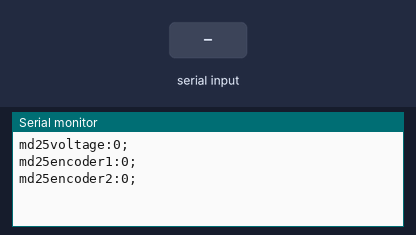
This sketch was run on a simulated Arduino Mega 2560, built with avr-gcc and run on an emulated ATmega2560. Parts: the last lines printed to the serial monitor. The test bench sets the inputs (shaded band).

Above: at 1.2 s.
1.3 s: "1" received over Serial
At 2.36 s:
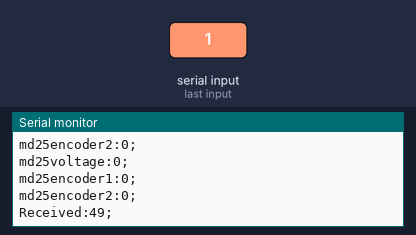
3.7 s: "0" received over Serial
At 4.6 s:
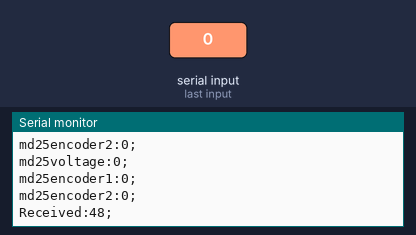

The sketch:

testmd25Library.ino
```cpp
#include "Md25/Md25.cpp"

md25 md25_(Serial1);

void setup(){
    Serial1.begin(38400);
    Serial.begin(9600);
}

void loop(){
    md25_.updateElectricalData();
    delay(10);
    md25_.updateEncorder();
    delay(10);
    Serial.print("md25voltage:");
    Serial.print(md25_.getVoltage());
    Serial.println(";");
    Serial.print("md25encoder1:");
    Serial.print(md25_.getEncoder(motor1));
    Serial.println(";");
    Serial.print("md25encoder2:");
    Serial.print(md25_.getEncoder(motor2));
    Serial.println(";");
    delay(1000);
    if(Serial.available()){
        Serial.print("Received:");
        while(Serial.available()){
            Serial.print(Serial.read());
        }
        Serial.println(";");
    }
}
```

Measured:
- after the input at 1.3 s, the serial monitor: prints a new line after 0.94 s (image 1)
- after the input at 3.7 s, the serial monitor: prints a new line after 0.79 s (image 2)
